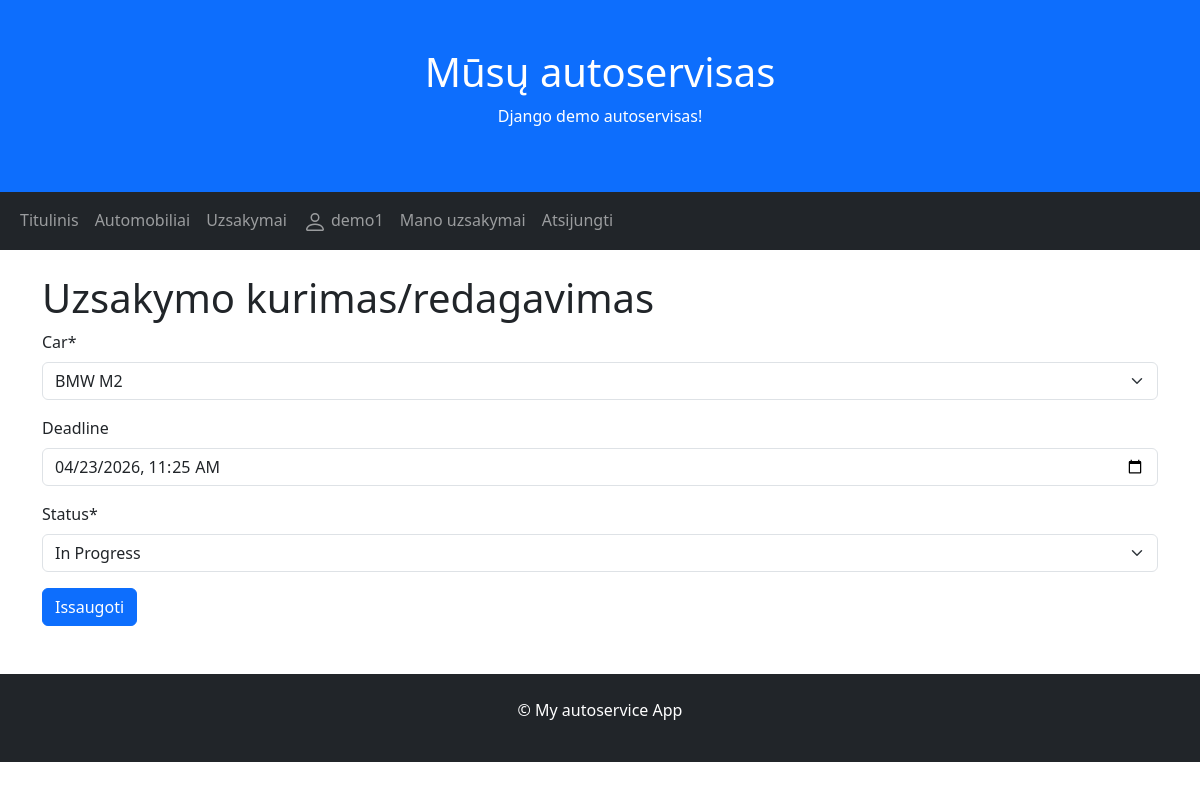
The page /orders/1/update (signed in) on the database its author committed.
### autoservice/models.py (models this page shows, shortened)
class Order(models.Model):
    date = models.DateField(auto_now_add=True)
    car = models.ForeignKey(to="Car", on_delete=models.CASCADE)
    client = models.ForeignKey(to=User, on_delete=models.CASCADE)
    deadline = models.DateTimeField(null=True, blank=True)
    STATUS_CHOICES = [
        ('a', 'Administered'),
        ('k', 'Cancelled'),
        ('i', 'In Progress'),
        ('c', 'Completed'),
    ]
    status = models.CharField(choices=STATUS_CHOICES, default='a')

### autoservice/views.py (the view, shortened to what this page needs)
# urls.py: path('orders/<int:pk>/update', views.OrderUpdateView.as_view(), name='orders_update'),
class OrderUpdateView(LoginRequiredMixin, UserPassesTestMixin, generic.UpdateView):
    model = Order
    template_name = "order_from.html"
    form_class = OrderCreateUpdateForm
    def test_func(self):
        return self.get_object().client == self.request.user

### autoservice/forms.py
class OrderCreateUpdateForm(forms.ModelForm):
    class Meta:
        model = Order
        fields = ['car', 'deadline', 'status']
        widgets = {'deadline': forms.DateTimeInput(attrs={'type': 'datetime-local'},
                                                   format='%Y-%m-%dT%H:%M')}

### autoservice/models.py (called while the page is built)
    def __str__(self):
        return f"{self.make} {self.model}"

### autoservice/templates/order_from.html (shortened to what this page needs)
{% extends 'base.html' %}
{% block content %}
<h1>Uzsakymo kurimas/redagavimas</h1>
<form method="post">
    {% load crispy_forms_tags %}
    {{ form | crispy }}
    <button type="submit" class="btn btn-primary">Issaugoti</button>
</form>
{% endblock %}

### autoservice/templates/base.html (shortened to what this page needs)
<!DOCTYPE html>
<html lang="en">
<head>
    <link href="https://cdn.jsdelivr.net/npm/bootstrap@5.3.2/dist/css/bootstrap.min.css" rel="stylesheet">
    {% load static %}
</head>
<body>
<div class="p-5 bg-primary text-white text-center">
    <h1>Mūsų autoservisas</h1>
    <p>Django demo autoservisas!</p>
</div>
<nav class="navbar navbar-expand-sm bg-dark navbar-dark">
    <div class="container-fluid">
        <div class="collapse navbar-collapse" id="mynavbar">
        <ul class="navbar-nav me-auto">
            <li class="nav-item">
                <a class="nav-link" href="{% url 'index' %}">Titulinis</a>
            </li>
                        <li class="nav-item">
                <a class="nav-link" href="{% url 'cars' %}">Automobiliai</a>
            </li>
            <li class="nav-item">
                <a class="nav-link" href="{% url 'orders' %}">Uzsakymai</a>
            </li>
            {% if user.is_authenticated %}
            <li class="nav-item"><a class="nav-link" href="{% url 'profile' %}">
            {{ user.get_username }}</a>
            </li>
            <li class="nav-item">
                <a class="nav-link" href="{% url 'userorders' %}">Mano uzsakymai</a>
            </li>
            <li class="nav-item">
                <form method="post" action="{% url 'logout' %}">
                    <button class="nav-link" type="submit">Atsijungti</button>
                </form>
            </li>
            {% else %}
              <li class="nav-item"><a class="nav-link" href="{% url 'login'%}">Prisijungti</a></li>
              <li class="nav-item"><a class="nav-link" href="{% url 'signup'%}">Registracija</a></li>
            {% endif %}
        </ul>
        </div>
    </div>
</nav>
<div class="container mt-4">
    <div class="row">
        <div class="col-sm">
            {% block content %}{% endblock %}
        </div>
    </div>
</div>
<div class="mt-5 p-4 bg-dark text-white text-center">
    <p>© My autoservice App</p>
</div>
</body>
</html>

### rows shown on the page
Order: car "BMW M2", deadline "04/23/2026 11:25", status "In Progress"

### other values the page prints
{{ user.get_username }} "demo1"
